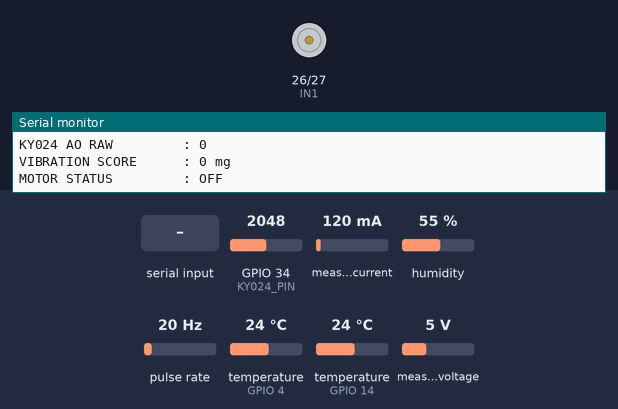
The sketch below on a simulated ESP32. Parts: motor-driver pin pairs drawn as motors (green arrow = first pin HIGH = forward, orange = second pin HIGH = backward, longer = more drive, scaled by the enable pin), the last lines printed to the serial monitor. Wiring (inferred from the names in the program): pulse sensor: data GPIO 32. Inputs (shaded band) come from the test bench; at power-on: GPIO 34 (KY024_PIN) = 2048, measured current 120 mA, humidity 55 %, pulse rate 20 Hz, temperature (sensors on GPIO 4, GPIO 14) 24 °C, measured voltage 5 V. Random numbers use the default seed unless the sketch sets one.

Above: at 1.2 s.
1.3 s: "ON\n" received over Serial
At 2.3 s:
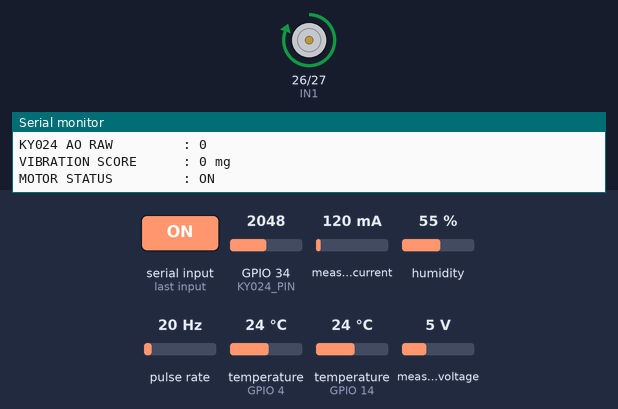
2.8 s: "OFF\n" received over Serial
At 3.5 s:
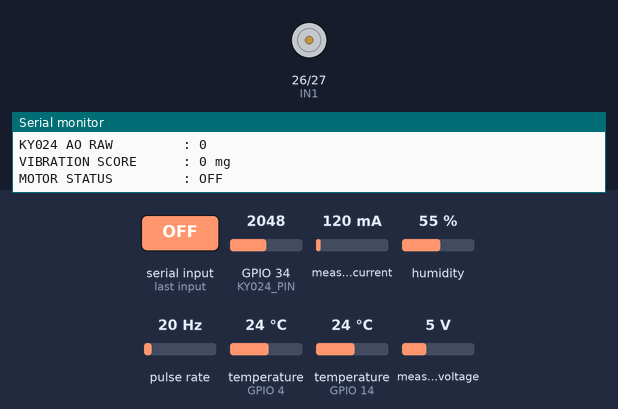
4.3 s: "F\n" received over Serial
At 4.6 s:
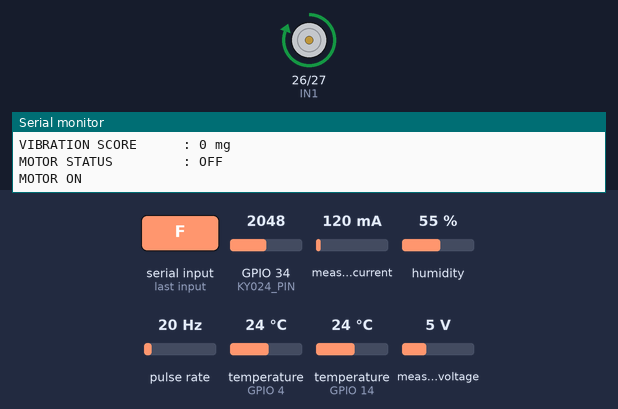
Timing chart, 0 to 7.3 s (numbered marks = the images above; inputs shaded):
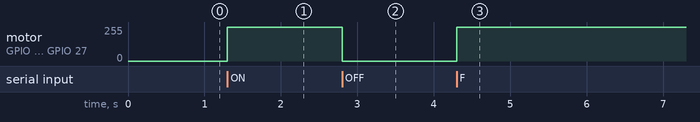

The sketch:

motrivexa_esp32.ino
```cpp
#include <Wire.h>
#include <Adafruit_INA219.h>
#include <DHT.h>
#include <OneWire.h>
#include <DallasTemperature.h>

// ========== PIN CONFIGURATION ==========
#define ENA 25
#define IN1 26
#define IN2 27

#define IR_PIN 32
#define KY024_PIN 34

#define DHT_PIN 14
#define DHT_TYPE DHT11

#define DS18B20_PIN 4

// ========== SENSOR OBJECTS ==========
Adafruit_INA219 ina219;
DHT dht(DHT_PIN, DHT_TYPE);

OneWire oneWire(DS18B20_PIN);
DallasTemperature ds18b20(&oneWire);

bool ina219OK = false;

// ========== MOTOR CONTROL ==========
bool motorON = false;
int motorSpeed = 255;

// ========== RPM SETTINGS ==========
const int PULSES_PER_REVOLUTION = 1;

// Reject electrical noise / repeated edges.
// 2000 us supports up to 30,000 RPM with one mark.
const unsigned long MIN_PULSE_GAP_US = 2000;

// Measure over 2 seconds for more stable readings.
const unsigned long RPM_WINDOW_MS = 2000;

// Hold last RPM briefly if a pulse is missed.
const unsigned long ZERO_TIMEOUT_MS = 1500;

volatile unsigned long pulseCount = 0;
volatile unsigned long lastPulseMicros = 0;

unsigned long previousRPMTime = 0;
unsigned long lastValidPulseTime = 0;

float rpm = 0;
unsigned long pulsesPerWindow = 0;

// ========== SENSOR VALUES ==========
float voltage = 0;
float current = 0;
float power = 0;

float motorTemp = 0;
float ambientTemp = 0;
float humidity = 0;

int ky024Raw = 0;
int vibrationScore = 0;

unsigned long previousSensorTime = 0;
const unsigned long SENSOR_INTERVAL = 2000;

// ========== IR INTERRUPT ==========
void IRAM_ATTR countPulse() {
  unsigned long currentMicros = micros();

  if (currentMicros - lastPulseMicros >= MIN_PULSE_GAP_US) {
    pulseCount++;
    lastPulseMicros = currentMicros;
  }
}

// ========== MOTOR START ==========
void motorStart() {
  motorON = true;

  digitalWrite(IN1, HIGH);
  digitalWrite(IN2, LOW);
  analogWrite(ENA, motorSpeed);

  Serial.println("MOTOR ON");
}

// ========== MOTOR STOP ==========
void motorStop() {
  motorON = false;

  analogWrite(ENA, 0);
  digitalWrite(IN1, LOW);
  digitalWrite(IN2, LOW);

  vibrationScore = 0;
  ky024Raw = 0;

  Serial.println("MOTOR OFF");
}

// ========== SERIAL COMMANDS ==========
void checkCommands() {
  if (Serial.available()) {
    String command = Serial.readStringUntil('\n');
    command.trim();
    command.toUpperCase();

    if (command == "ON" || command == "F" || command == "START") {
      motorStart();
    }
    else if (command == "OFF" || command == "S" || command == "STOP") {
      motorStop();
    }
    else if (command == "STATUS") {
      Serial.print("MOTOR STATUS: ");
      Serial.println(motorON ? "ON" : "OFF");

      Serial.print("RPM: ");
      Serial.println((int)rpm);
    }
    else if (command == "HELP") {
      Serial.println("ON - START MOTOR");
      Serial.println("OFF - STOP MOTOR");
      Serial.println("STATUS - MOTOR STATUS");
      Serial.println("HELP - COMMAND LIST");
    }
    else {
      Serial.println("INVALID COMMAND");
    }
  }
}

// ========== RPM CALCULATION ==========
void calculateRPM(unsigned long now) {
  if (now - previousRPMTime >= RPM_WINDOW_MS) {

    noInterrupts();
    unsigned long pulses = pulseCount;
    pulseCount = 0;
    interrupts();

    pulsesPerWindow = pulses;

    if (pulses > 0) {
      // Actual RPM from pulse count and measurement time.
      rpm = (pulses * 60000.0) /
            (RPM_WINDOW_MS * PULSES_PER_REVOLUTION);

      lastValidPulseTime = now;
    }
    else {
      // Do not immediately drop RPM to zero.
      if (now - lastValidPulseTime >= ZERO_TIMEOUT_MS) {
        rpm = 0;
      }
    }

    previousRPMTime = now;
  }

  // Stop condition: after motor is stopped, RPM becomes zero.
  if (!motorON && now - lastValidPulseTime >= ZERO_TIMEOUT_MS) {
    rpm = 0;
  }
}

// ========== SETUP ==========
void setup() {
  Serial.begin(115200);
  Serial.setTimeout(20);

  Wire.begin(21, 22);

  pinMode(ENA, OUTPUT);
  pinMode(IN1, OUTPUT);
  pinMode(IN2, OUTPUT);

  pinMode(IR_PIN, INPUT_PULLUP);
  pinMode(KY024_PIN, INPUT);

  attachInterrupt(
    digitalPinToInterrupt(IR_PIN),
    countPulse,
    FALLING
  );

  dht.begin();

  ds18b20.begin();
  ds18b20.setResolution(9);

  ina219OK = ina219.begin();

  motorStop();

  randomSeed(micros());

  previousRPMTime = millis();
  previousSensorTime = millis();

  Serial.println();
  Serial.println("ESP32 MOTOR MONITORING SYSTEM");
  Serial.println(ina219OK ? "INA219 CONNECTED" : "INA219 NOT FOUND");
  Serial.println("DS18B20 INITIALIZED");
  Serial.println("DHT11 INITIALIZED");
  Serial.println("IR SENSOR INITIALIZED");
  Serial.println("KY-024 INITIALIZED");
  Serial.println("ONE REFLECTIVE MARK = ONE REVOLUTION");
  Serial.println("TYPE ON / OFF / STATUS / HELP");
}

// ========== MAIN LOOP ==========
void loop() {
  checkCommands();

  unsigned long now = millis();

  // RPM calculation
  calculateRPM(now);

  // ========== SENSOR READING ==========
  if (now - previousSensorTime >= SENSOR_INTERVAL) {
    previousSensorTime = now;

    // INA219
    if (ina219OK) {
      voltage = ina219.getBusVoltage_V();
      current = ina219.getCurrent_mA() / 1000.0;
      power = ina219.getPower_mW() / 1000.0;
    }

    // DS18B20
    ds18b20.requestTemperatures();
    float temp = ds18b20.getTempCByIndex(0);

    if (temp != DEVICE_DISCONNECTED_C) {
      motorTemp = temp;
    }

    // DHT11
    float tempDHT = dht.readTemperature();
    float humDHT = dht.readHumidity();

    if (!isnan(tempDHT)) {
      ambientTemp = tempDHT;
    }

    if (!isnan(humDHT)) {
      humidity = humDHT;
    }

    // KY-024 AO
    ky024Raw = motorON ? analogRead(KY024_PIN) : 0;

    // Existing vibration score behavior
    if (motorON) {
      vibrationScore = random(50, 101);
    }
    else {
      vibrationScore = 0;
    }
  }

  // ========== SERIAL OUTPUT ==========
  static unsigned long previousPrintTime = 0;

  if (now - previousPrintTime >= 1000) {
    previousPrintTime = now;

    Serial.println();
    Serial.println("========== MOTOR MONITORING SYSTEM ==========");

    Serial.print("VOLTAGE              : ");
    Serial.print(voltage, 2);
    Serial.println(" V");

    Serial.print("CURRENT              : ");
    Serial.print(current, 3);
    Serial.println(" A");

    Serial.print("POWER                : ");
    Serial.print(power, 2);
    Serial.println(" W");

    Serial.print("MOTOR TEMPERATURE    : ");
    Serial.print(motorTemp, 2);
    Serial.println(" C");

    Serial.print("AMBIENT TEMPERATURE  : ");
    Serial.print(ambientTemp, 2);
    Serial.println(" C");

    Serial.print("HUMIDITY             : ");
    Serial.print(humidity, 1);
    Serial.println(" %");

    Serial.print("IR PULSES PER WINDOW : ");
    Serial.println(pulsesPerWindow);

    Serial.print("RPM                  : ");
    Serial.println((int)rpm);

    Serial.print("KY024 AO RAW         : ");
    Serial.println(ky024Raw);

    Serial.print("VIBRATION SCORE      : ");
    Serial.print(vibrationScore);
    Serial.println(" mg");

    Serial.print("MOTOR STATUS         : ");
    Serial.println(motorON ? "ON" : "OFF");
  }
}
```

Measured:
- after the input at 1.3 s, motor on GPIO 26 (IN1) / GPIO 27 (IN2): stopped → forward 255/255 at once
- after the input at 2.8 s, motor on GPIO 26 (IN1) / GPIO 27 (IN2): forward 255/255 → stopped at once
- after the input at 4.3 s, motor on GPIO 26 (IN1) / GPIO 27 (IN2): stopped → forward 255/255 at once
